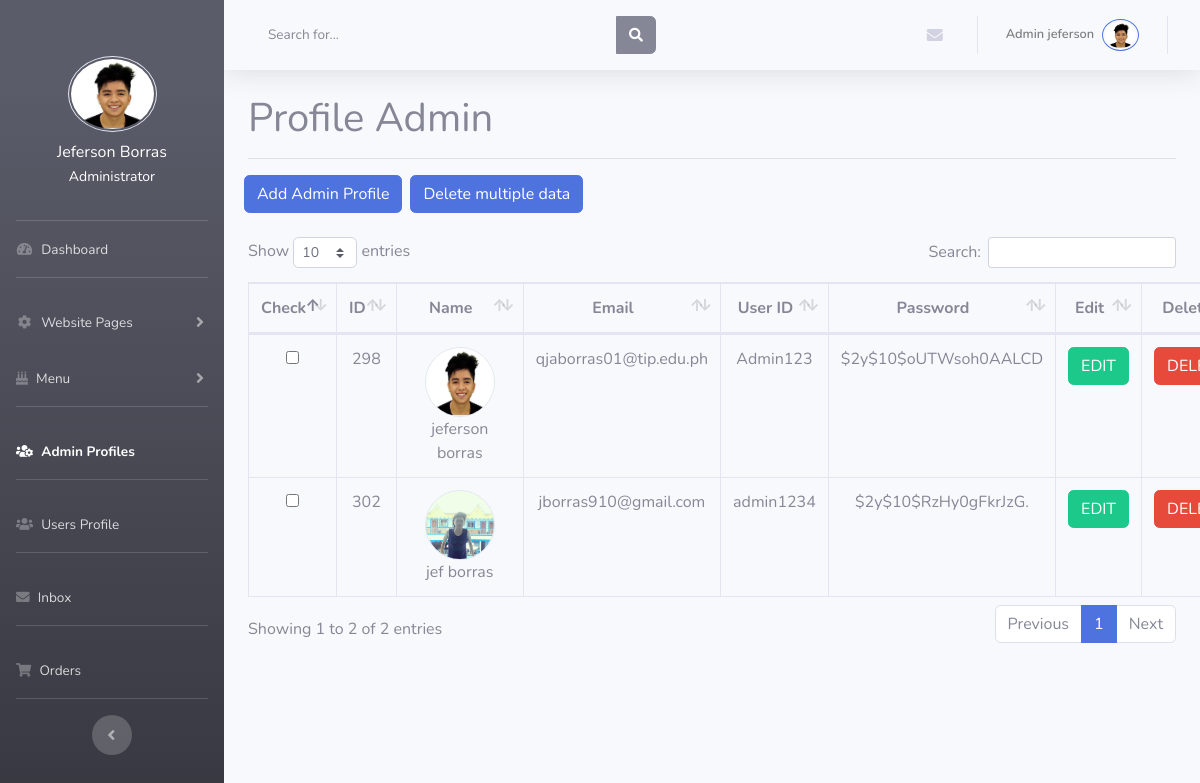
/admin/admin.php (signed in), run on the app's committed database.
### tables this page shows
CREATE TABLE `users` (
  `usersId` int(11) NOT NULL,
  `first_name` varchar(255) DEFAULT NULL,
  `last_name` varchar(255) DEFAULT NULL,
  `Contact` varchar(250) NOT NULL,
  `Address` varchar(500) NOT NULL,
  `usersEmail` varchar(128) NOT NULL,
  `usersUid` varchar(128) NOT NULL,
  `usersPwd` varchar(128) NOT NULL,
  `usersType` varchar(100) NOT NULL,
  `faculty_images` varchar(50) DEFAULT NULL,
  `visible` tinyint(4) NOT NULL,
  `verify_status` int(11) NOT NULL DEFAULT 0,
  `verify_token` varchar(200) NOT NULL
);

### admin/admin.php (the view, shortened to what this page needs)
<?php
include('includes/header.php');
include('includes/navbar.php');
?>
<div class="container-fluid">
    <div class="main-container">
        <h1>Profile Admin</h1>
        <hr>
        <div class="row">
            <button type="button" class="btn btn-primary ml-2" data-toggle="modal" data-target="#exampleModalCenter">Add
                Admin
                Profile</button>
            <br>
            <form action="code.php" method="post" class="ml-2">
                <button type="submit" name="delete_mutiple_data" id="form_delete_btn" class="btn btn-primary">Delete
                    multiple
                    data</button>
            </form>
        </div>
        <br>
        <div class="table-container">
            <?php
      $connection = mysqli_connect("localhost", "root", "", "project01");
        $query = "SELECT * FROM users WHERE usersType='Admin'";
        $query_run = mysqli_query($connection, $query);
      ?>
            <table class="table table-bordered text-center border-5 bg-light" id="dataTable" width="100%"
                cellspacing="0">
                <thead>
                    <tr>
                        <th>Check</th>
                        <th scope="col">ID</th>
                        <th scope="col">Name</th>
                        <th scope="col">Email</th>
                        <th scope="col">User ID</th>
                        <th scope="col">Password</th>
                        <th scope="col">Edit</th>
                        <th scope="col">Delete</th>
                    </tr>
                </thead>
                <tbody>
                    <?php
      if(mysqli_num_rows($query_run) >0){
        while($row=mysqli_fetch_assoc($query_run)){
          ?>
                    <tr>
                        <td> <input type="checkbox" onclick="toggleCheckbox(this)"
                                value="<?php  echo $row['usersId'];?>" <?php echo$row['visible'] ==1 ? "checked" : ""?>>
                        </td>
                        <td><?php  echo $row['usersId'];?></td>
                        <td> <?php echo'<img class="rounded-circle border mx-3" src="upload/'.$row['faculty_images'].'" width="70px" height="70px" alt="image"/>'."  ".$row['first_name']." ".$row['last_name'] ?>
                        </td>
                        <td><?php  echo $row['usersEmail'];?></td>
                        <td><?php  echo $row['usersUid'];?></td>
                        <td><?php  echo substr($row['usersPwd'], 0, -40); ?></td>
                        <td>
                            <form action="edit.php" method="POST">
                                <button type="submit" name="edit_btn" class="btn btn-success">EDIT</button>
                            </form>
                        </td>
                        <td>
                            <form action="code.php" method="post">
                                <button type="submit" name="delete_btn" class="btn btn-danger">DELETE</button>
                            </form>
                        </td>
                    </tr>
                    <?php
        }
       }else{
         echo"No record found";
       }
       ?>
                </tbody>
            </table>
        </div>

### data on the page
users: usersId "298", faculty_images (picture), first_name "jeferson", last_name "borras", usersEmail "qjaborras01@tip.edu.ph", usersUid "Admin123", usersPwd "$2y$10$oUTWsoh0AALCD"
users: usersId "302", faculty_images (picture), first_name "jef", last_name "borras", usersEmail "jborras910@gmail.com", usersUid "admin1234", usersPwd "$2y$10$RzHy0gFkrJzG."

### other printed values
$_SESSION['auth_user']['first_name'] "Jeferson"
$_SESSION['auth_user']['last_name'] "Borras"
$_SESSION['auth_user']['first_name'] "jeferson"
